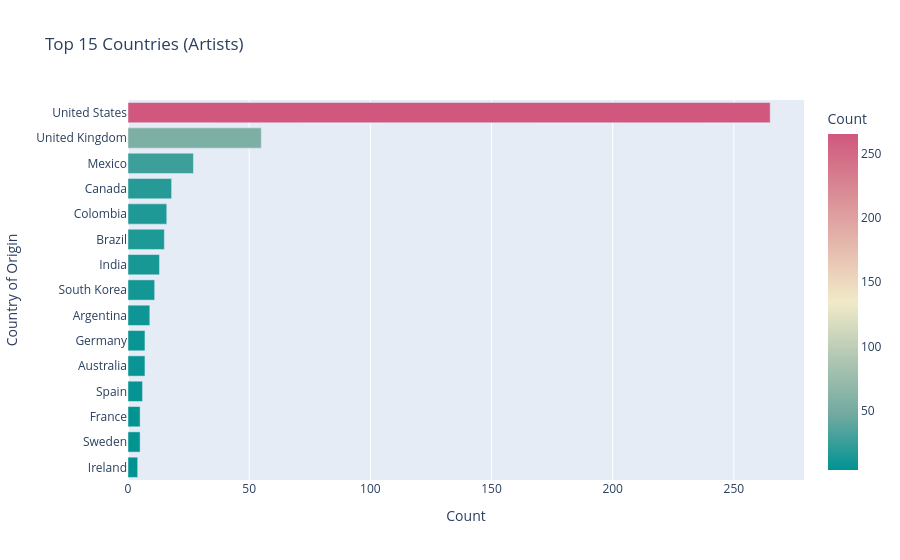

Notebook code for this chart:
### Code cell
import plotly.express as px

# Compute top 15 countries
top_countries = df['Country_of_Origin'].value_counts().reset_index().head(15)
top_countries.columns = ['Country_of_Origin', 'Count']

# Plot with Plotly Express
fig = px.bar(
    top_countries,
    x='Count',
    y='Country_of_Origin',
    color='Count',
    color_continuous_scale='tealrose', 
    title='Top 15 Countries (Artists)'
)


fig.update_layout(
    xaxis_title='Count',
    yaxis_title='Country of Origin',
    yaxis=dict(categoryorder='total ascending')  
)

fig.show()

### Figure 1 — Plotly figure (JSON) as saved in the notebook; plotly's stock layout.template omitted (floating-point values rounded to 4 significant figures)
{"data": [{"hovertemplate": "Count=%{marker.color}<br>Country_of_Origin=%{y}<extra></extra>", "legendgroup": "", "marker": {"color": [265, 55, 27, 18, 16, 15, 13, 11, 9, 7, 7, 6, 5, 5, 4], "coloraxis": "coloraxis", "pattern": {"shape": ""}}, "name": "", "orientation": "h", "showlegend": false, "textposition": "auto", "type": "bar", "x": [265, 55, 27, 18, 16, 15, 13, 11, 9, 7, 7, 6, 5, 5, 4], "xaxis": "x", "y": ["United States", "United Kingdom", "Mexico", "Canada", "Colombia", "Brazil", "India", "South Korea", "Argentina", "Australia", "Germany", "Spain", "Sweden", "France", "Ireland"], "yaxis": "y"}], "layout": {"barmode": "relative", "coloraxis": {"colorbar": {"title": {"text": "Count"}}, "colorscale": [[0, "rgb(0, 147, 146)"], [0.1667, "rgb(114, 170, 161)"], [0.3333, "rgb(177, 199, 179)"], [0.5, "rgb(241, 234, 200)"], [0.6667, "rgb(229, 185, 173)"], [0.8333, "rgb(217, 137, 148)"], [1, "rgb(208, 88, 126)"]]}, "legend": {"tracegroupgap": 0}, "title": {"text": "Top 15 Countries (Artists)"}, "xaxis": {"anchor": "y", "domain": [0, 1], "title": {"text": "Count"}}, "yaxis": {"anchor": "x", "categoryorder": "total ascending", "domain": [0, 1], "title": {"text": "Country of Origin"}}}}
